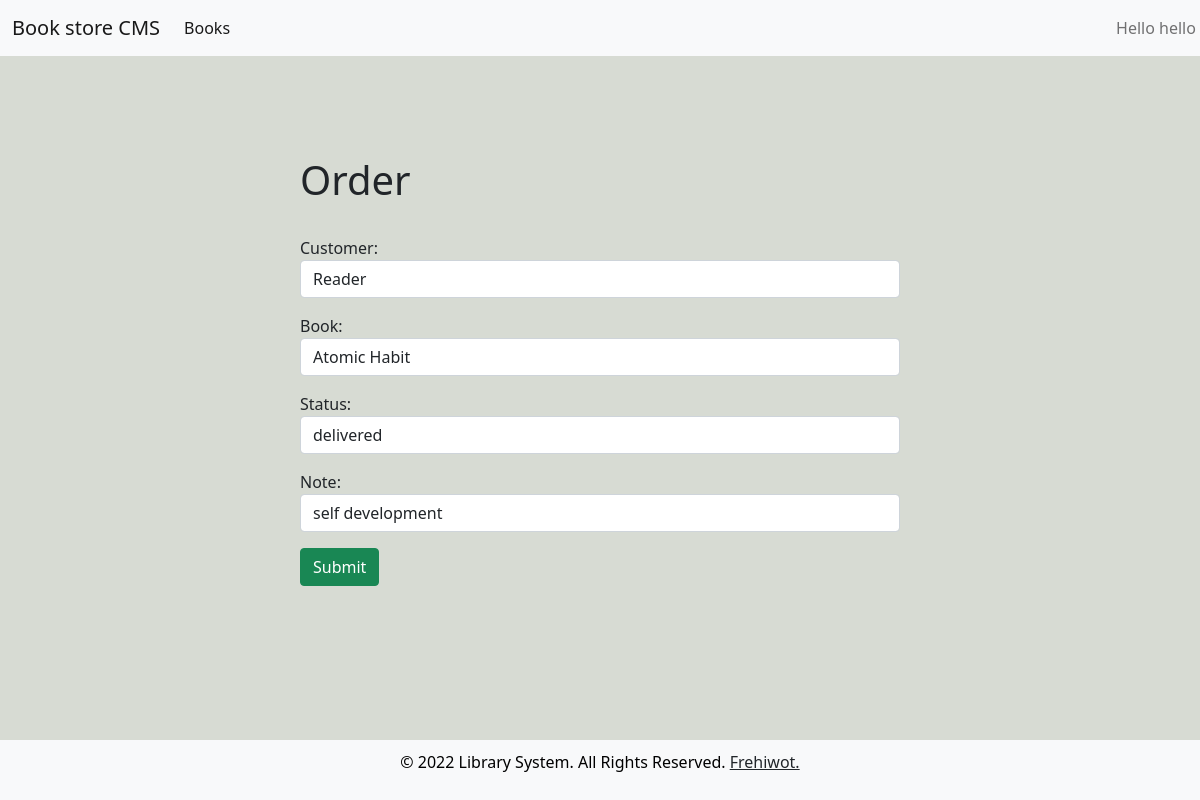
/update_order/2/ (signed in), run on the app's committed database.
### members/models.py (models this page shows, shortened)
class Order(models.Model):
    STATUS=(
        ('pending','pending'),
        ('out for delivery','out for delivery'),
        ('delivered','delivered'),
    )
    customer=models.ForeignKey(Customer,null=True, on_delete=models.SET_NULL)
    book=models.ForeignKey(Book,null=True, on_delete=models.SET_NULL)
    date_created=models.DateTimeField(auto_now_add=True, null=True)
    status=models.CharField(max_length=200, null=True, choices=STATUS,default="pending")
    note=models.CharField(max_length=2000, null=True)

### members/decoraters.py (the view)
        def wrapper_func(request,*args,**kwargs):
            group=None
            if request.user.groups.exists():
                group = request.user.groups.all()[0].name
            if group in allowed_roles:
                return view_func(request,*args,**kwargs)
            else:
                return HttpResponse('you are not authorized')

### members/forms.py
class OrderForm(ModelForm):
    class Meta:
        model=Order
        fields ='__all__'
        widgets={
            'customer': forms.Select(attrs={'class':'form-control','placeholder':'tittle'}),
            'book':forms.Select(attrs={'class':'form-control','placeholder':'Author'}),
            'status':forms.Select(attrs={'class':'form-control','placeholder':'price'}),
            'note':forms.TextInput(attrs={'class':'form-control','placeholder':'Description'}),
        }

### members/decoraters.py (called while the page is built)
def allowed_users(allowed_roles=[]):
    def decorater(view_func):
        def wrapper_func(request,*args,**kwargs):
            group=None
            if request.user.groups.exists():
                group = request.user.groups.all()[0].name
            if group in allowed_roles:
                return view_func(request,*args,**kwargs)
            else:
                return HttpResponse('you are not authorized')
        return wrapper_func
    return decorater

### members/models.py (called while the page is built)
    def __str__(self):
        return str(self.name)

    def __str__(self):
        return self.title

### members/views.py (called while the page is built)
@login_required(login_url='login')
@allowed_users(allowed_roles=['admin'])
def updateOrder(request,pk):
    order=Order.objects.get(id=pk)
    form=OrderForm(instance=order)
    if request.method == 'POST':
        form=OrderForm(request.POST,instance=order)
        if form.is_valid():
            form.save()
            return redirect('/')
    context={'form':form}
    return render(request,'create_order.html',context)

### members/templates/create_order.html (shortened to what this page needs)
{% extends 'base.html' %}
{%load static%}
{% block content%}
<form method="POST" action="">
    <h1>Order</h1><br/>
    {{form.as_p}}
    <input class="btn btn-success" type="submit" name="submit">
</form>
{%endblock%}

### members/templates/navbar.html (shortened to what this page needs)
{% load static %}
<head>
</head>
<nav class="navbar navbar-expand-lg navbar-light bg-light">
  <div class="container-fluid">
    {%if request.user.is_staff%}
    <a class="navbar-brand" href="{% url 'home' %}">Book store CMS</a>
    {% endif %}
    <div class="collapse navbar-collapse" id="navbarNav">
      {%if request.user.is_staff%}
      <ul class="navbar-nav">
        <li class="nav-item">
          <a class="nav-link active" href="{% url 'book' %}">Books</a>
        </li>
      </ul>
      {% endif %}
      <ul class="navbar-nav">
        <li class="nav-item dropdown" style="margin-left: 870px">
          <a
            class="nav-link dropdown-toggle"
            href="#"
            id="navbarDropdownMenuLink"
            role="button"
            data-bs-toggle="dropdown"
            aria-expanded="false"
          >
            Hello {{request.user}}
          </a>
        </li>
      </ul>
    </div>
  </div>
</nav>

### members/templates/base.html (style rules this page uses)
body { background-color: #d7dbd3; display: flex; flex-direction: column; min-height: 100vh; }
a { color: #ad92ad; }

### members/templates/create_order.html (style rules this page uses)
form { margin-top: 100px; margin-left: 300px; width: 50%; }

### data on the page
Order: customer "Reader", book "Atomic Habit", status "delivered", note "self development"

### other printed values
{{ request.user }} "hello"
